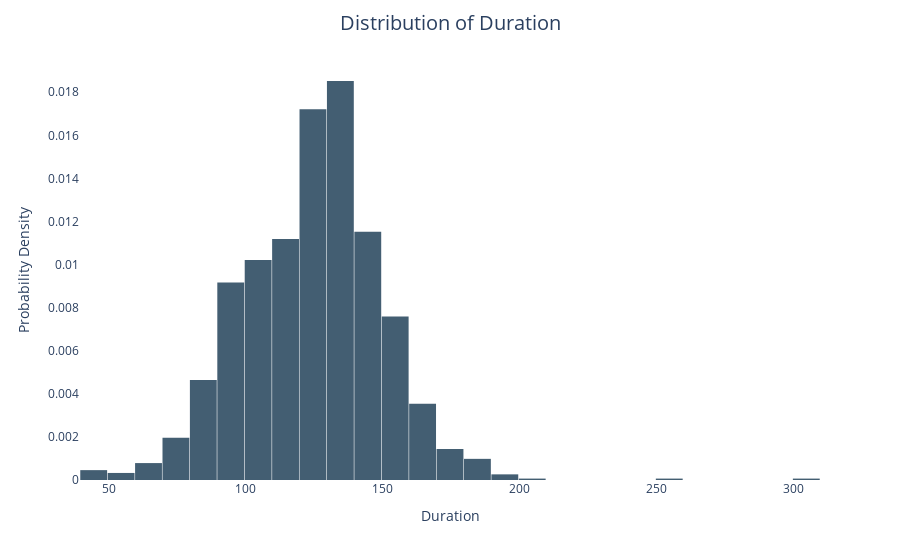

Write notebook code for a chart like this one.
### Code cell
fig_duration = px.histogram(imdb, x = 'Duration', histnorm='probability density', nbins = 40, color_discrete_sequence = colors)
fig_duration.update_traces(selector=dict(type='histogram'))
fig_duration.update_layout(title='Distribution of Duration', title_x=0.5, title_pad=dict(t=20), title_font=dict(size=20), xaxis_title='Duration', yaxis_title='Probability Density', xaxis=dict(showgrid=False), yaxis=dict(showgrid=False), bargap=0.02, plot_bgcolor = 'white')
fig_duration.show()

### Figure 1 — Plotly figure (JSON) as saved in the notebook; plotly's stock layout.template omitted (floating-point values rounded to 4 significant figures; data arrays with more than 128 entries replaced by an {"elided": "..."} marker saying what was removed)
{"data": [{"alignmentgroup": "True", "bingroup": "x", "histnorm": "probability density", "hovertemplate": "Duration=%{x}<br>probability density=%{y}<extra></extra>", "legendgroup": "", "marker": {"color": "#435E72", "pattern": {"shape": ""}}, "name": "", "nbinsx": 40, "offsetgroup": "", "orientation": "v", "showlegend": false, "type": "histogram", "x": {"elided": "1528 int values"}, "xaxis": "x", "yaxis": "y"}], "layout": {"autosize": true, "bargap": 0.02, "barmode": "relative", "legend": {"tracegroupgap": 0}, "margin": {"t": 60}, "plot_bgcolor": "white", "title": {"font": {"size": 20}, "pad": {"t": 20}, "text": "Distribution of Duration", "x": 0.5}, "xaxis": {"anchor": "y", "autorange": true, "domain": [0, 1], "range": [39.5, 309.5], "showgrid": false, "title": {"text": "Duration"}, "type": "linear"}, "yaxis": {"anchor": "x", "autorange": true, "domain": [0, 1], "range": [0, 0.0195], "showgrid": false, "title": {"text": "Probability Density"}}}}
